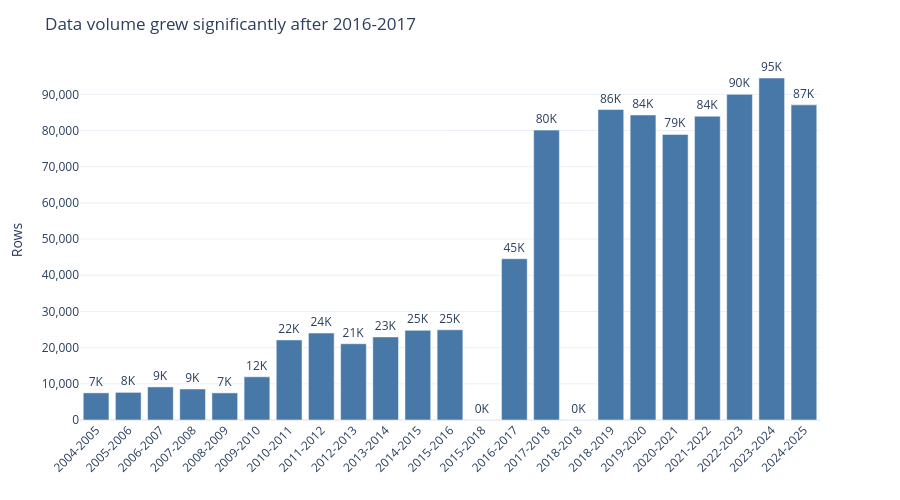

Write notebook code for a chart like this one.
### Code cell
# Row count by fiscal year - visual
fy = con.sql("""
    SELECT LEFT(reporting_period, 9) AS fiscal_year, COUNT(*) AS row_count
    FROM contracts
    WHERE reporting_period LIKE '____-____-Q_'
      AND LEFT(reporting_period, 9) >= '2004-2005' AND LEFT(reporting_period, 9) <= '2024-2025'
    GROUP BY fiscal_year ORDER BY fiscal_year
""").pl()

fig = go.Figure(go.Bar(
    x=fy["fiscal_year"].to_list(), y=fy["row_count"].to_list(),
    marker_color=BLUE,
    text=[f'{v/1000:.0f}K' for v in fy["row_count"].to_list()],
    textposition='outside',
    cliponaxis=False
))
fig.update_layout(
    title="Data volume grew significantly after 2016-2017",
    yaxis_title="Rows",
    yaxis_tickformat=',',
    xaxis_tickangle=-45,
    template="plotly_white",
    margin=dict(t=60),
    height=500
)
fig.show()

### Figure 1 — Plotly figure (JSON) as saved in the notebook; plotly's stock layout.template omitted (floating-point values rounded to 4 significant figures)
{"data": [{"cliponaxis": false, "marker": {"color": "#4878A8"}, "text": ["7K", "8K", "9K", "9K", "7K", "12K", "22K", "24K", "21K", "23K", "25K", "25K", "0K", "45K", "80K", "0K", "86K", "84K", "79K", "84K", "90K", "95K", "87K"], "textposition": "outside", "type": "bar", "x": ["2004-2005", "2005-2006", "2006-2007", "2007-2008", "2008-2009", "2009-2010", "2010-2011", "2011-2012", "2012-2013", "2013-2014", "2014-2015", "2015-2016", "2015-2018", "2016-2017", "2017-2018", "2018-2018", "2018-2019", "2019-2020", "2020-2021", "2021-2022", "2022-2023", "2023-2024", "2024-2025"], "y": [7498, 7641, 9144, 8573, 7492, 11938, 22131, 24031, 21082, 22960, 24797, 24933, 1, 44574, 80115, 4, 85802, 84301, 78925, 83963, 90007, 94519, 87092]}], "layout": {"height": 500, "margin": {"t": 60}, "title": {"text": "Data volume grew significantly after 2016-2017"}, "xaxis": {"tickangle": -45}, "yaxis": {"tickformat": ",", "title": {"text": "Rows"}}}}
